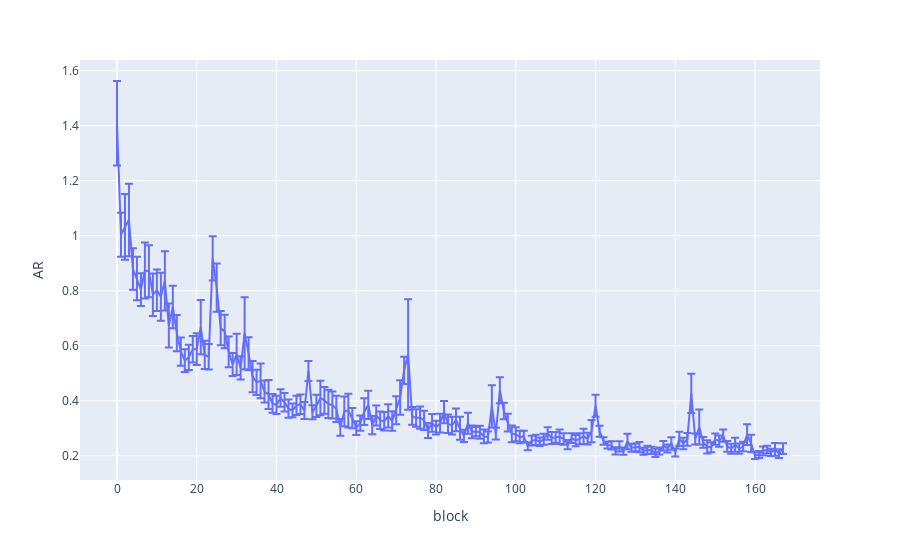

This figure's notebook cell:
### Code cell
px.line(df_mean,y=df_mean['AR'],error_y=df_SE['AR'])

### Figure 1 — Plotly figure (JSON) as saved in the notebook; plotly's stock layout.template omitted (floating-point values rounded to 4 significant figures; data arrays with more than 128 entries replaced by an {"elided": "..."} marker saying what was removed)
{"data": [{"error_y": {"array": {"elided": "168 float values"}}, "hovertemplate": "block=%{x}<br>AR=%{y}<extra></extra>", "legendgroup": "", "line": {"color": "#636efa", "dash": "solid"}, "mode": "lines", "name": "", "orientation": "v", "showlegend": false, "type": "scatter", "x": {"elided": "168 int values"}, "xaxis": "x", "y": {"elided": "168 float values"}, "yaxis": "y"}], "layout": {"legend": {"tracegroupgap": 0}, "margin": {"t": 60}, "xaxis": {"anchor": "y", "domain": [0, 1], "title": {"text": "block"}}, "yaxis": {"anchor": "x", "domain": [0, 1], "title": {"text": "AR"}}}}
